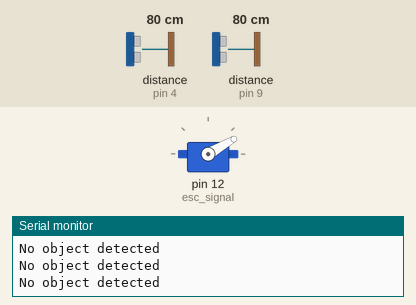
The sketch below on a simulated Arduino Uno, built with avr-gcc and run on an emulated ATmega328P. Parts: servo, the last lines printed to the serial monitor. Wiring (inferred from the names in the program): 2 × ultrasonic range finder: trigger pin 3, echo pin 4 / trigger pin 8, echo pin 9. Inputs (shaded band) come from the test bench; at power-on: distance to the obstacle (sensors on pin 4, pin 9) 80 cm. The echo pulse lasts 58.3 µs per cm.

Above: at 4.2 s.
4.3 s: distance to the obstacle (sensor on pin 4) set to 13 cm
7.3 s: distance to the obstacle (sensor on pin 4) set to 10 cm
At 8.4 s:
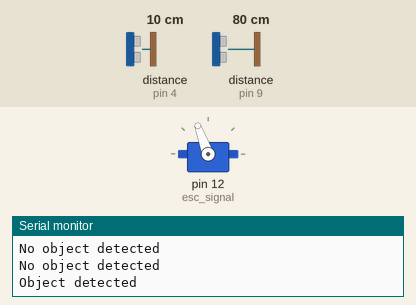
Timing chart, 0 to 14.8 s (numbered marks = the images above; inputs shaded):
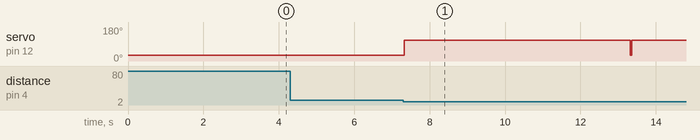

Measured:
- the behaviour switches between 12 and 11 cm on distance to the obstacle (sensor on pin 4) (found by bisection; images 0 and 1)
- after the input at 7.3 s, servo on pin 12 (esc_signal): 30° → 110° at once

The sketch:

iot.ino
```cpp
#include <Servo.h>

Servo esc_signal;
#define trigPin1 3
#define echoPin1 4
#define trigPin2 8
#define echoPin2 9
int maximumRange = 10;
int minimumRange = 1;
long duration1, distance1;
long duration2, distance2;
bool objectDetected = false;

void setup()
{
  esc_signal.attach(12);
  esc_signal.write(30);
  delay(3000);
  pinMode(trigPin1, OUTPUT);
  pinMode(echoPin1, INPUT);
  pinMode(trigPin2, OUTPUT);
  pinMode(echoPin2, INPUT);
  Serial.begin(9600);
}

void loop()
{
  digitalWrite(trigPin1, LOW);
  delayMicroseconds(2);
  digitalWrite(trigPin1, HIGH);
  delayMicroseconds(10);
  digitalWrite(trigPin1, LOW);
  duration1 = pulseIn(echoPin1, HIGH);
  distance1 = duration1 / 58.2;

  digitalWrite(trigPin2, LOW);
  delayMicroseconds(2);
  digitalWrite(trigPin2, HIGH);
  delayMicroseconds(10);
  digitalWrite(trigPin2, LOW);
  duration2 = pulseIn(echoPin2, HIGH);
  distance2 = duration2 / 58.2;

  if ((distance1 <= maximumRange && distance1 >= minimumRange) || (distance2 <= maximumRange && distance2 >= minimumRange)) {
    objectDetected = true;
    Serial.println("Object detected");
  } else {
    objectDetected = false;
    Serial.println("No object detected");
  }

  if (objectDetected) {
    unsigned long startTime = millis();
    while (millis() - startTime <= 6000) {
      esc_signal.write(110);
    }
    esc_signal.write(30); // Stop the motor
  }

  delay(25);
}
```
